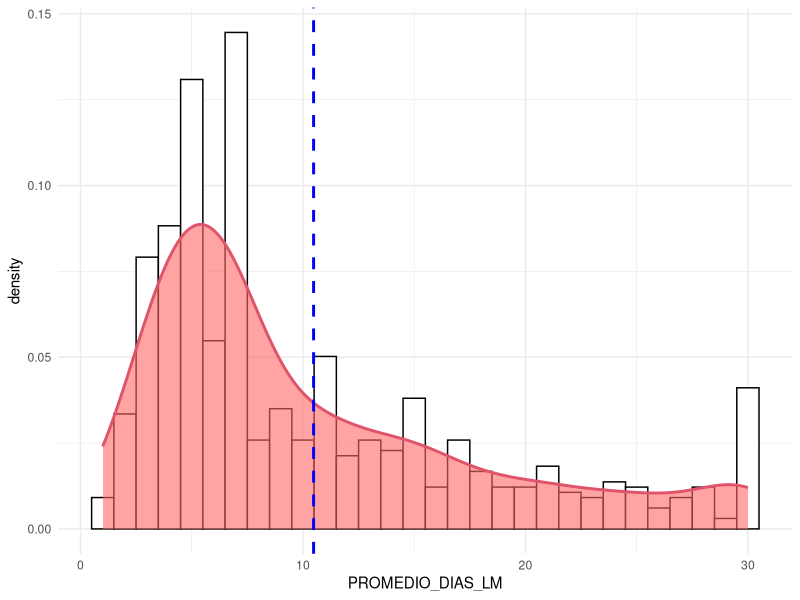
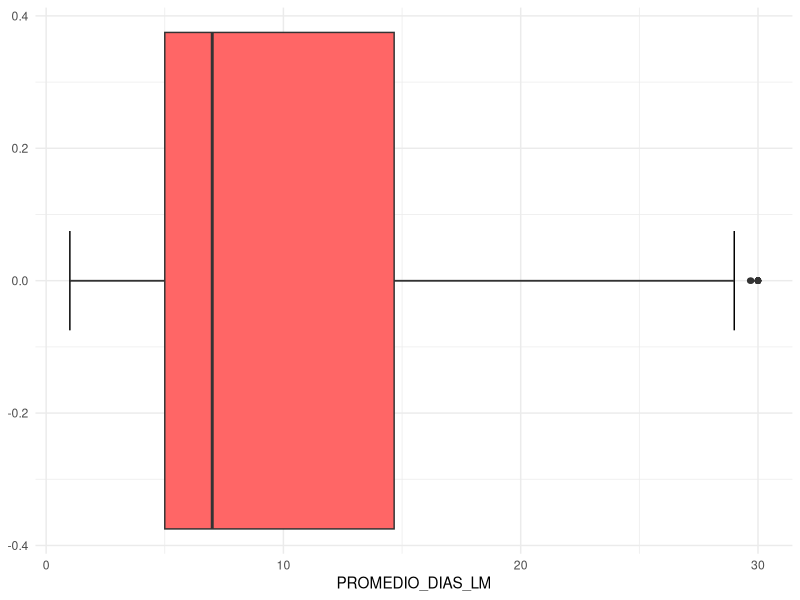
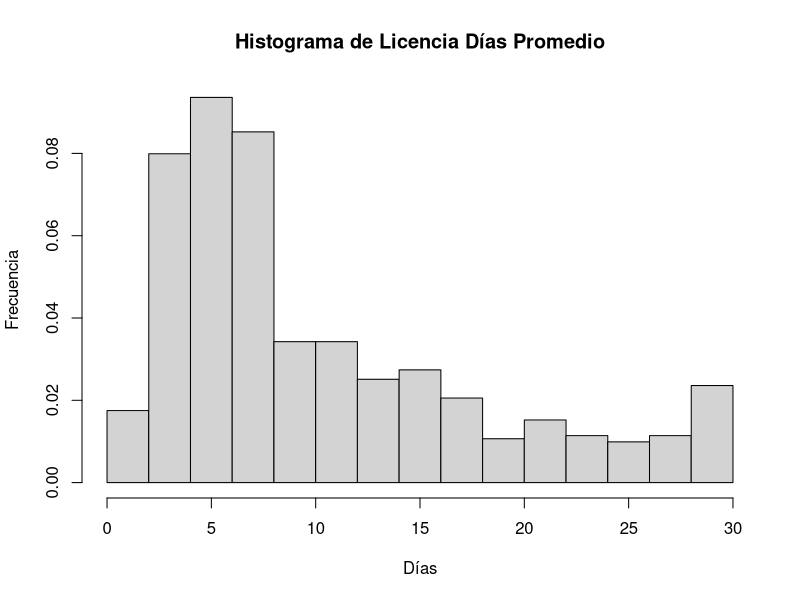

Reproduce these figures in R, in order.
## ---- chunk 1
library(readxl)
library(tidyverse)

setwd("~/Desktop/MAGISTER/modelos_lineales/")
BBDD_proyecto <- read_excel("BBDD_FINAL_Mod_Lin.xlsx")
## ---- chunk 2
BBDD_proyecto <- BBDD_proyecto %>% mutate_at(c("SEXO","ESTADO_CIVIL",
                              "SISTEMA_SALUD","NIVEL",
                              "TIPO_ESTABLECIMIENTO",
                              "CALIDAD_DESEMPEÑO",
                              "COMUNA_ESTABLECIMIENTO",
                              "ESTAMENTO","TRAMO_DOCENTE"),factor)

BBDD_proyecto$EVALUACION_DOCENTE <- factor(BBDD_proyecto$EVALUACION_DOCENTE,
                                           levels = c("SIN EVALUACIÓN",
                                                      "DESTACADO",
                                                      "BASICO",
                                                      "INSATISFACTORIO",
                                                      "COMPETENTE"))

BBDD_proyecto_sin_ceros <- BBDD_proyecto %>% filter(PROMEDIO_DIAS_LM != 0)

ggplot(BBDD_proyecto_sin_ceros, aes(x = PROMEDIO_DIAS_LM)) +
  geom_histogram(aes(y =..density..), colour = "black", fill = "white") +
  geom_density(alpha = 0.6 , fill = "#FF6666", lwd = 1,colour = 2)+
  geom_vline(aes(xintercept = mean(PROMEDIO_DIAS_LM)),
             color = "blue", linetype = "dashed", size = 1)+
  theme_minimal()
## ---- chunk 3
ggplot(BBDD_proyecto_sin_ceros, aes(x = PROMEDIO_DIAS_LM))+
  stat_boxplot(geom = "errorbar",width = 0.15) +
  geom_boxplot(fill="#FF6666")+
  theme_minimal()
## ---- chunk 4
hist(BBDD_proyecto_sin_ceros$PROMEDIO_DIAS_LM,freq = FALSE,
     main = "Histograma de Licencia Días Promedio",
     xlab = "Días", ylab = "Frecuencia")
## ---- chunk 5
modelo0 = lm(PROMEDIO_DIAS_LM ~ 1, data = BBDD_proyecto_sin_ceros)
add1(modelo0, ~ .  + SEXO + ESTADO_CIVIL + EDAD + RENTA_PROMEDIO +
       SISTEMA_SALUD + JORNADA + NIVEL + CALIDAD_DESEMPEÑO +
       ESTAMENTO + EVALUACION_DOCENTE + TRAMO_DOCENTE + TRASLADO_COMUNA,
     test="F") 


modelo0 = lm(PROMEDIO_DIAS_LM ~ EVALUACION_DOCENTE, data = BBDD_proyecto_sin_ceros)
add1(modelo0, ~ .  + SEXO + ESTADO_CIVIL + EDAD + RENTA_PROMEDIO +
       SISTEMA_SALUD + JORNADA + NIVEL + CALIDAD_DESEMPEÑO +
       ESTAMENTO + EVALUACION_DOCENTE + TRAMO_DOCENTE + TRASLADO_COMUNA,
     test="F") 


modelo0 = lm(PROMEDIO_DIAS_LM ~ EVALUACION_DOCENTE + CALIDAD_DESEMPEÑO, data = BBDD_proyecto_sin_ceros)
add1(modelo0, ~ .  + SEXO + ESTADO_CIVIL + EDAD + RENTA_PROMEDIO +
       SISTEMA_SALUD + JORNADA + NIVEL + CALIDAD_DESEMPEÑO +
       ESTAMENTO + EVALUACION_DOCENTE + TRAMO_DOCENTE + TRASLADO_COMUNA,
     test="F") 


modelo0 = lm(PROMEDIO_DIAS_LM ~ EVALUACION_DOCENTE + CALIDAD_DESEMPEÑO +NIVEL, data = BBDD_proyecto_sin_ceros)
add1(modelo0, ~ .  + SEXO + ESTADO_CIVIL + EDAD + RENTA_PROMEDIO +
       SISTEMA_SALUD + JORNADA + NIVEL + CALIDAD_DESEMPEÑO +
       ESTAMENTO + EVALUACION_DOCENTE + TRAMO_DOCENTE + TRASLADO_COMUNA,
     test="F") 


modelo0 = lm(PROMEDIO_DIAS_LM ~ EVALUACION_DOCENTE + CALIDAD_DESEMPEÑO +NIVEL + EDAD, data = BBDD_proyecto_sin_ceros)
add1(modelo0, ~ .  + SEXO + ESTADO_CIVIL + EDAD + RENTA_PROMEDIO +
       SISTEMA_SALUD + JORNADA + NIVEL + CALIDAD_DESEMPEÑO +
       ESTAMENTO + EVALUACION_DOCENTE + TRAMO_DOCENTE + TRASLADO_COMUNA,
     test="F") 
     
summary(modelo0)
contrasts(BBDD_proyecto_sin_ceros$EVALUACION_DOCENTE)
